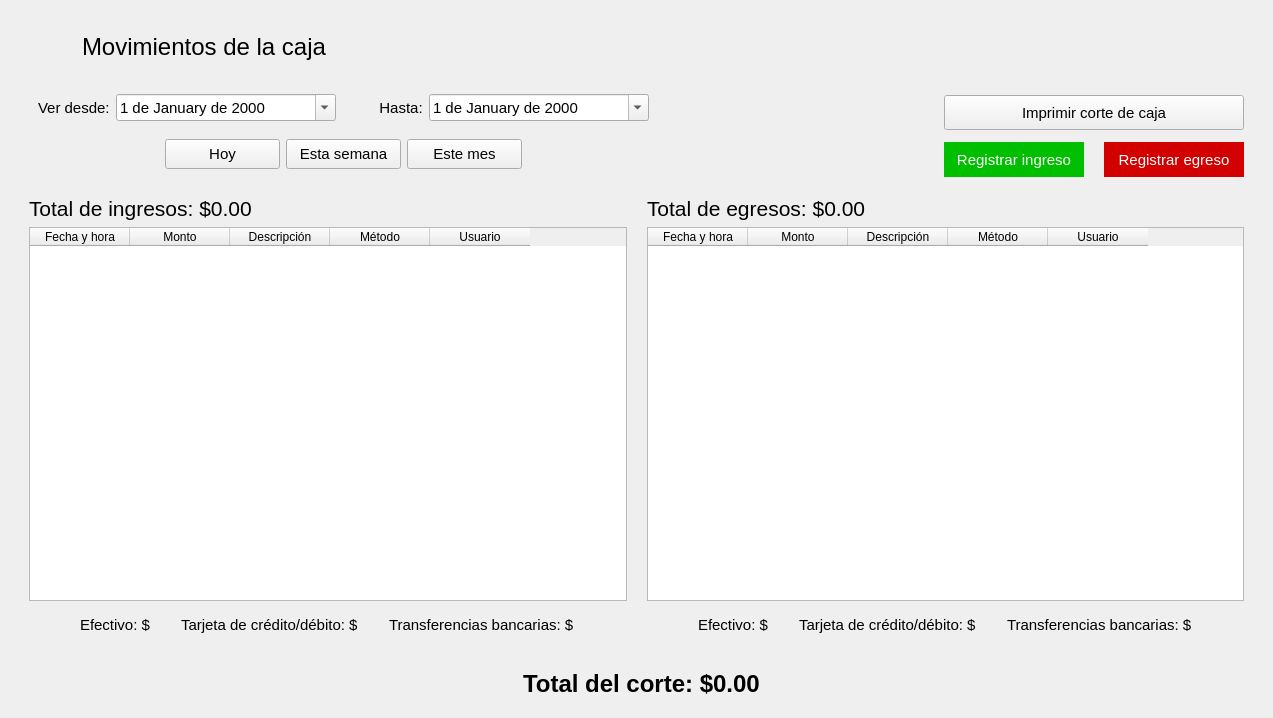
<?xml version="1.0" encoding="UTF-8"?>
<ui version="4.0">
 <class>Caja</class>
 <widget class="QWidget" name="Caja">
  <property name="geometry">
   <rect>
    <x>0</x>
    <y>0</y>
    <width>1273</width>
    <height>718</height>
   </rect>
  </property>
  <property name="windowTitle">
   <string>Form</string>
  </property>
  <layout class="QVBoxLayout" name="verticalLayout">
   <property name="spacing">
    <number>0</number>
   </property>
   <item alignment="Qt::AlignLeft">
    <widget class="QFrame" name="frame">
     <property name="font">
      <font>
       <family>Segoe UI</family>
      </font>
     </property>
     <property name="frameShape">
      <enum>QFrame::NoFrame</enum>
     </property>
     <property name="frameShadow">
      <enum>QFrame::Raised</enum>
     </property>
     <layout class="QHBoxLayout" name="horizontalLayout">
      <property name="spacing">
       <number>20</number>
      </property>
      <property name="leftMargin">
       <number>19</number>
      </property>
      <property name="topMargin">
       <number>15</number>
      </property>
      <property name="rightMargin">
       <number>19</number>
      </property>
      <item>
       <widget class="QPushButton" name="btRegresar">
        <property name="font">
         <font>
          <family>Segoe UI</family>
         </font>
        </property>
        <property name="cursor">
         <cursorShape>PointingHandCursor</cursorShape>
        </property>
        <property name="styleSheet">
         <string notr="true">QPushButton {
        background-color: transparent;
        border: none;
        padding: 0px;
    }
    QPushButton:hover {
        background-color: rgba(255, 255, 255, 0);
    }
    QPushButton:pressed {
        background-color: rgba(255, 255, 255, 0);
    }</string>
        </property>
        <property name="icon">
         <iconset resource="../resources.qrc">
          <normaloff>:/img/resources/images/leftarrow.png</normaloff>:/img/resources/images/leftarrow.png</iconset>
        </property>
        <property name="iconSize">
         <size>
          <width>40</width>
          <height>40</height>
         </size>
        </property>
        <property name="flat">
         <bool>true</bool>
        </property>
       </widget>
      </item>
      <item>
       <widget class="QLabel" name="lbTitulo">
        <property name="minimumSize">
         <size>
          <width>261</width>
          <height>41</height>
         </size>
        </property>
        <property name="font">
         <font>
          <family>Segoe UI</family>
          <pointsize>18</pointsize>
         </font>
        </property>
        <property name="text">
         <string>Movimientos de la caja</string>
        </property>
       </widget>
      </item>
     </layout>
    </widget>
   </item>
   <item>
    <widget class="QFrame" name="frame_2">
     <property name="font">
      <font>
       <family>Segoe UI</family>
      </font>
     </property>
     <property name="frameShape">
      <enum>QFrame::NoFrame</enum>
     </property>
     <property name="frameShadow">
      <enum>QFrame::Raised</enum>
     </property>
     <layout class="QGridLayout" name="gridLayout">
      <property name="verticalSpacing">
       <number>0</number>
      </property>
      <item row="0" column="1" alignment="Qt::AlignRight|Qt::AlignVCenter">
       <widget class="QFrame" name="frame_5">
        <property name="font">
         <font>
          <family>Segoe UI</family>
         </font>
        </property>
        <property name="frameShape">
         <enum>QFrame::NoFrame</enum>
        </property>
        <property name="frameShadow">
         <enum>QFrame::Raised</enum>
        </property>
        <layout class="QGridLayout" name="gridLayout_3">
         <property name="horizontalSpacing">
          <number>20</number>
         </property>
         <property name="verticalSpacing">
          <number>12</number>
         </property>
         <item row="0" column="0" colspan="2">
          <widget class="QPushButton" name="btImprimir">
           <property name="minimumSize">
            <size>
             <width>0</width>
             <height>35</height>
            </size>
           </property>
           <property name="font">
            <font>
             <family>Segoe UI</family>
             <pointsize>11</pointsize>
            </font>
           </property>
           <property name="text">
            <string>Imprimir corte de caja</string>
           </property>
          </widget>
         </item>
         <item row="1" column="0">
          <widget class="QPushButton" name="btIngreso">
           <property name="minimumSize">
            <size>
             <width>140</width>
             <height>35</height>
            </size>
           </property>
           <property name="font">
            <font>
             <family>Segoe UI</family>
             <pointsize>11</pointsize>
            </font>
           </property>
           <property name="styleSheet">
            <string notr="true">color: rgb(255, 255, 255);
background-color: rgb(0, 190, 0);
border: 0px;</string>
           </property>
           <property name="text">
            <string>Registrar ingreso</string>
           </property>
          </widget>
         </item>
         <item row="1" column="1">
          <widget class="QPushButton" name="btEgreso">
           <property name="minimumSize">
            <size>
             <width>140</width>
             <height>35</height>
            </size>
           </property>
           <property name="font">
            <font>
             <family>Segoe UI</family>
             <pointsize>11</pointsize>
            </font>
           </property>
           <property name="styleSheet">
            <string notr="true">color: rgb(255, 255, 255);
background-color: rgb(210, 0, 0);
border: 0px;</string>
           </property>
           <property name="text">
            <string>Registrar egreso</string>
           </property>
          </widget>
         </item>
        </layout>
       </widget>
      </item>
      <item row="0" column="0" alignment="Qt::AlignLeft">
       <widget class="QFrame" name="frame_6">
        <property name="font">
         <font>
          <family>Segoe UI</family>
         </font>
        </property>
        <property name="frameShape">
         <enum>QFrame::NoFrame</enum>
        </property>
        <property name="frameShadow">
         <enum>QFrame::Raised</enum>
        </property>
        <layout class="QVBoxLayout" name="verticalLayout_2">
         <property name="spacing">
          <number>0</number>
         </property>
         <property name="topMargin">
          <number>0</number>
         </property>
         <item>
          <widget class="QFrame" name="frame_7">
           <property name="font">
            <font>
             <family>Segoe UI</family>
            </font>
           </property>
           <layout class="QHBoxLayout" name="horizontalLayout_3">
            <item>
             <widget class="QLabel" name="label">
              <property name="font">
               <font>
                <family>Segoe UI</family>
                <pointsize>11</pointsize>
               </font>
              </property>
              <property name="text">
               <string>Ver desde:</string>
              </property>
             </widget>
            </item>
            <item>
             <widget class="QDateEdit" name="dateDesde">
              <property name="minimumSize">
               <size>
                <width>220</width>
                <height>0</height>
               </size>
              </property>
              <property name="maximumSize">
               <size>
                <width>220</width>
                <height>16777215</height>
               </size>
              </property>
              <property name="font">
               <font>
                <family>Segoe UI</family>
                <pointsize>11</pointsize>
               </font>
              </property>
              <property name="displayFormat">
               <string>d 'de' MMMM 'de' yyyy</string>
              </property>
              <property name="calendarPopup">
               <bool>true</bool>
              </property>
             </widget>
            </item>
            <item>
             <widget class="QLabel" name="label_2">
              <property name="font">
               <font>
                <family>Segoe UI</family>
                <pointsize>11</pointsize>
               </font>
              </property>
              <property name="text">
               <string>         Hasta:</string>
              </property>
             </widget>
            </item>
            <item>
             <widget class="QDateEdit" name="dateHasta">
              <property name="minimumSize">
               <size>
                <width>220</width>
                <height>0</height>
               </size>
              </property>
              <property name="maximumSize">
               <size>
                <width>220</width>
                <height>16777215</height>
               </size>
              </property>
              <property name="font">
               <font>
                <family>Segoe UI</family>
                <pointsize>11</pointsize>
               </font>
              </property>
              <property name="displayFormat">
               <string>d 'de' MMMM 'de' yyyy</string>
              </property>
              <property name="calendarPopup">
               <bool>true</bool>
              </property>
             </widget>
            </item>
           </layout>
          </widget>
         </item>
         <item alignment="Qt::AlignHCenter">
          <widget class="QFrame" name="frame_13">
           <property name="font">
            <font>
             <family>Segoe UI</family>
            </font>
           </property>
           <layout class="QHBoxLayout" name="horizontalLayout_9">
            <item>
             <widget class="QPushButton" name="btHoy">
              <property name="minimumSize">
               <size>
                <width>115</width>
                <height>30</height>
               </size>
              </property>
              <property name="font">
               <font>
                <family>Segoe UI</family>
                <pointsize>11</pointsize>
               </font>
              </property>
              <property name="text">
               <string>Hoy</string>
              </property>
             </widget>
            </item>
            <item>
             <widget class="QPushButton" name="btEstaSemana">
              <property name="minimumSize">
               <size>
                <width>115</width>
                <height>30</height>
               </size>
              </property>
              <property name="font">
               <font>
                <family>Segoe UI</family>
                <pointsize>11</pointsize>
               </font>
              </property>
              <property name="text">
               <string>Esta semana</string>
              </property>
             </widget>
            </item>
            <item>
             <widget class="QPushButton" name="btEsteMes">
              <property name="minimumSize">
               <size>
                <width>115</width>
                <height>30</height>
               </size>
              </property>
              <property name="font">
               <font>
                <family>Segoe UI</family>
                <pointsize>11</pointsize>
               </font>
              </property>
              <property name="text">
               <string>Este mes</string>
              </property>
             </widget>
            </item>
           </layout>
          </widget>
         </item>
        </layout>
       </widget>
      </item>
      <item row="1" column="0" colspan="2">
       <widget class="QFrame" name="frame_4">
        <property name="font">
         <font>
          <family>Segoe UI</family>
         </font>
        </property>
        <property name="frameShape">
         <enum>QFrame::NoFrame</enum>
        </property>
        <property name="frameShadow">
         <enum>QFrame::Raised</enum>
        </property>
        <layout class="QGridLayout" name="gridLayout_2">
         <property name="horizontalSpacing">
          <number>20</number>
         </property>
         <item row="0" column="0">
          <widget class="QLabel" name="lbTotalIngresos">
           <property name="font">
            <font>
             <family>Segoe UI</family>
             <pointsize>16</pointsize>
            </font>
           </property>
           <property name="text">
            <string>Total de ingresos: $0.00</string>
           </property>
          </widget>
         </item>
         <item row="0" column="1">
          <widget class="QLabel" name="lbTotalEgresos">
           <property name="font">
            <font>
             <family>Segoe UI</family>
             <pointsize>16</pointsize>
            </font>
           </property>
           <property name="text">
            <string>Total de egresos: $0.00</string>
           </property>
          </widget>
         </item>
         <item row="1" column="0">
          <widget class="TablaDatos" name="tabla_ingresos">
           <column>
            <property name="text">
             <string>Fecha y hora</string>
            </property>
           </column>
           <column>
            <property name="text">
             <string>Monto</string>
            </property>
           </column>
           <column>
            <property name="text">
             <string>Descripción</string>
            </property>
           </column>
           <column>
            <property name="text">
             <string>Método</string>
            </property>
           </column>
           <column>
            <property name="text">
             <string>Usuario</string>
            </property>
           </column>
          </widget>
         </item>
         <item row="1" column="1">
          <widget class="TablaDatos" name="tabla_egresos">
           <column>
            <property name="text">
             <string>Fecha y hora</string>
            </property>
           </column>
           <column>
            <property name="text">
             <string>Monto</string>
            </property>
           </column>
           <column>
            <property name="text">
             <string>Descripción</string>
            </property>
           </column>
           <column>
            <property name="text">
             <string>Método</string>
            </property>
           </column>
           <column>
            <property name="text">
             <string>Usuario</string>
            </property>
           </column>
          </widget>
         </item>
         <item row="2" column="0" alignment="Qt::AlignHCenter">
          <widget class="QFrame" name="frame_8">
           <property name="font">
            <font>
             <family>Segoe UI</family>
            </font>
           </property>
           <layout class="QHBoxLayout" name="horizontalLayout_5">
            <property name="spacing">
             <number>30</number>
            </property>
            <item>
             <widget class="QLabel" name="lbIngresosEfectivo">
              <property name="minimumSize">
               <size>
                <width>47</width>
                <height>13</height>
               </size>
              </property>
              <property name="font">
               <font>
                <family>Segoe UI</family>
                <pointsize>11</pointsize>
               </font>
              </property>
              <property name="text">
               <string>Efectivo: $</string>
              </property>
             </widget>
            </item>
            <item>
             <widget class="QLabel" name="lbIngresosTarjeta">
              <property name="minimumSize">
               <size>
                <width>47</width>
                <height>13</height>
               </size>
              </property>
              <property name="font">
               <font>
                <family>Segoe UI</family>
                <pointsize>11</pointsize>
               </font>
              </property>
              <property name="text">
               <string>Tarjeta de crédito/débito: $</string>
              </property>
             </widget>
            </item>
            <item>
             <widget class="QLabel" name="lbIngresosTransferencia">
              <property name="minimumSize">
               <size>
                <width>47</width>
                <height>13</height>
               </size>
              </property>
              <property name="font">
               <font>
                <family>Segoe UI</family>
                <pointsize>11</pointsize>
               </font>
              </property>
              <property name="text">
               <string>Transferencias bancarias: $</string>
              </property>
             </widget>
            </item>
           </layout>
          </widget>
         </item>
         <item row="2" column="1" alignment="Qt::AlignHCenter">
          <widget class="QFrame" name="frame_9">
           <property name="font">
            <font>
             <family>Segoe UI</family>
            </font>
           </property>
           <layout class="QHBoxLayout" name="horizontalLayout_6">
            <property name="spacing">
             <number>30</number>
            </property>
            <item>
             <widget class="QLabel" name="lbEgresosEfectivo">
              <property name="minimumSize">
               <size>
                <width>47</width>
                <height>13</height>
               </size>
              </property>
              <property name="font">
               <font>
                <family>Segoe UI</family>
                <pointsize>11</pointsize>
               </font>
              </property>
              <property name="text">
               <string>Efectivo: $</string>
              </property>
             </widget>
            </item>
            <item>
             <widget class="QLabel" name="lbEgresosTarjeta">
              <property name="minimumSize">
               <size>
                <width>47</width>
                <height>13</height>
               </size>
              </property>
              <property name="font">
               <font>
                <family>Segoe UI</family>
                <pointsize>11</pointsize>
               </font>
              </property>
              <property name="text">
               <string>Tarjeta de crédito/débito: $</string>
              </property>
             </widget>
            </item>
            <item>
             <widget class="QLabel" name="lbEgresosTransferencia">
              <property name="minimumSize">
               <size>
                <width>47</width>
                <height>13</height>
               </size>
              </property>
              <property name="font">
               <font>
                <family>Segoe UI</family>
                <pointsize>11</pointsize>
               </font>
              </property>
              <property name="text">
               <string>Transferencias bancarias: $</string>
              </property>
             </widget>
            </item>
           </layout>
          </widget>
         </item>
        </layout>
       </widget>
      </item>
     </layout>
    </widget>
   </item>
   <item>
    <widget class="QFrame" name="frame_3">
     <property name="font">
      <font>
       <family>Segoe UI</family>
      </font>
     </property>
     <layout class="QHBoxLayout" name="horizontalLayout_2">
      <property name="leftMargin">
       <number>19</number>
      </property>
      <item alignment="Qt::AlignHCenter">
       <widget class="QLabel" name="lbTotal">
        <property name="font">
         <font>
          <family>Segoe UI</family>
          <pointsize>18</pointsize>
          <bold>true</bold>
         </font>
        </property>
        <property name="text">
         <string>Total del corte: $0.00</string>
        </property>
       </widget>
      </item>
     </layout>
    </widget>
   </item>
  </layout>
 </widget>
 <customwidgets>
  <customwidget>
   <class>TablaDatos</class>
   <extends>QTableWidget</extends>
   <header>utils.mywidgets.h</header>
  </customwidget>
 </customwidgets>
 <resources>
  <include location="../resources.qrc"/>
 </resources>
 <connections/>
</ui>
